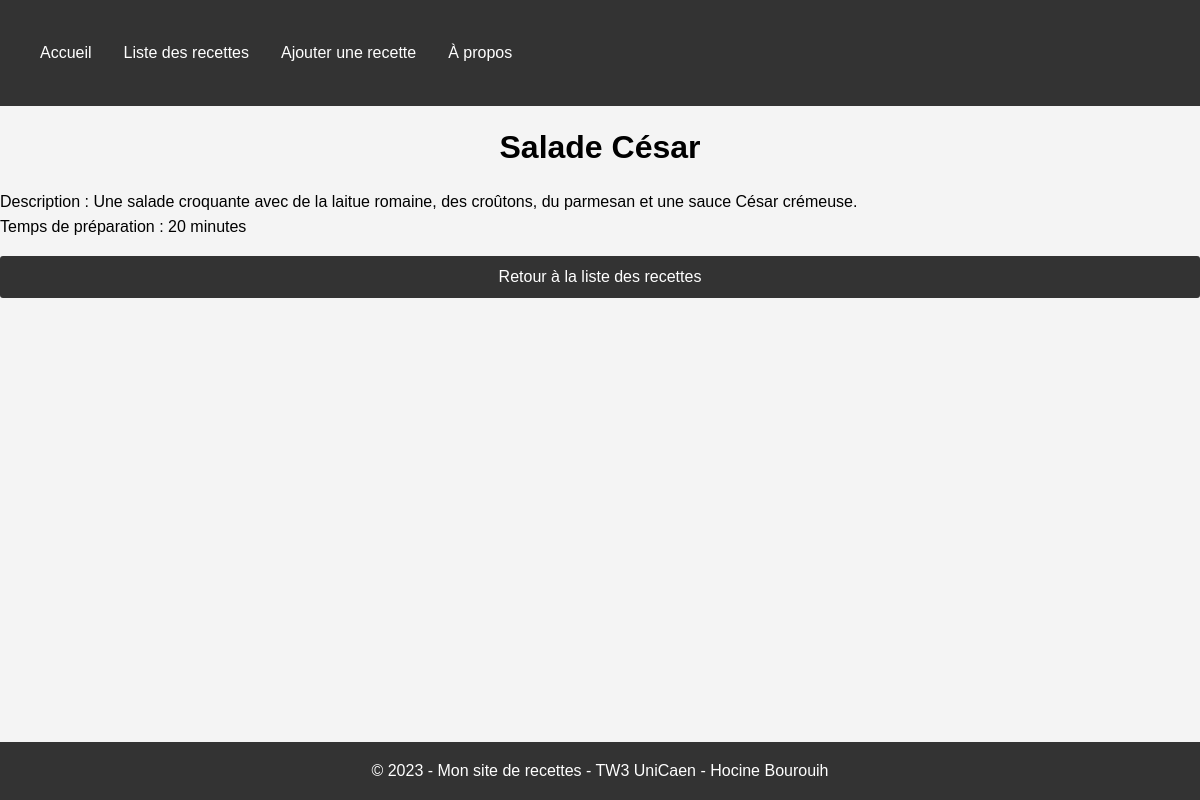
Screenshot of /view.php?id=2 with the database file from the repository.
### tables this page shows
CREATE TABLE IF NOT EXISTS `recipes` (
  `id` INT(11) UNSIGNED NOT NULL AUTO_INCREMENT,
  `name` VARCHAR(255) NOT NULL,
  `description` TEXT NOT NULL,
  `prep_time` INT(11) NOT NULL,
  `image_url` VARCHAR(255) NOT NULL,
  `difficulty` ENUM('Facile', 'Moyen', 'Difficile') NOT NULL,
  PRIMARY KEY (`id`)
);

### view.php (the view, shortened to what this page needs)
<?php
require_once 'config/database.php';
if (isset($_GET['id']))
{
    $id = intval($_GET['id']);
    $query = "SELECT * FROM recipes WHERE id = :id";
    $stmt = $pdo->prepare($query);
    $stmt->bindParam(':id', $id, PDO::PARAM_INT);
    $stmt->execute();
    if ($stmt->rowCount() > 0)
    {
        $recipe = $stmt->fetch(PDO::FETCH_ASSOC);
    }
    else
    {
        header('Location: list.php');
        exit();
    }
}
else
{
    header('Location: list.php');
    exit();
}
?>
<!DOCTYPE html>
<html lang="fr">
<head>
    <link rel="stylesheet" href="css/style.css">
</head>
<body>
    <?php include 'includes/header.php'; ?>
    <h1><?php echo $recipe['name']; ?></h1>
    <p>Description : <?php echo $recipe['description']; ?></p>
    <p>Temps de préparation : <?php echo $recipe['prep_time']; ?> minutes</p>
    <a href="list.php" class="back-to-list">Retour à la liste des recettes</a>
    <?php include 'includes/footer.php'; ?>
</body>
</html>

### css/style.css (style rules this page uses)
html, body, div, span, applet, object, iframe, h1, h2, h3, h4, h5, h6, p, blockquote, pre, a, abbr, acronym, address, big, cite, code, del, dfn, em, img, ins, kbd, q, s, samp, small, strike, strong, sub, sup, tt, var, b, u, i, center, dl, dt, dd, ol, ul, li, fieldset, form, label, legend, table, caption, tbody, tfoot, thead, tr, th, td, article, aside, canvas, details, embed, figure, figcaption, footer, header, hgroup, menu, nav, output, ruby, section, summary, time, mark, audio, video { margin: 0; padding: 0; border: 0; font-size: 100%; font: inherit; vertical-align: baseline; }
body { font-family: Arial, sans-serif; line-height: 1.6; background-color: #f4f4f4; }
html { height: 100%; }
body { display: flex; flex-direction: column; min-height: 100%; }
h1 { text-align: center; margin-top: 1rem; margin-bottom: 1rem; font-weight: bold; font-size: 2rem; }
.back-to-list { display: inline-block; padding: 0.5rem 1rem; background-color: #333; color: #fff; text-decoration: none; border-radius: 3px; margin: 1rem 0; text-align: center; }

### rows the page displays
recipes: name "Salade César", description "Une salade croquante avec de la laitue romaine, des croûtons, du parmesan et une sauce César crémeuse.", prep_time "20"
